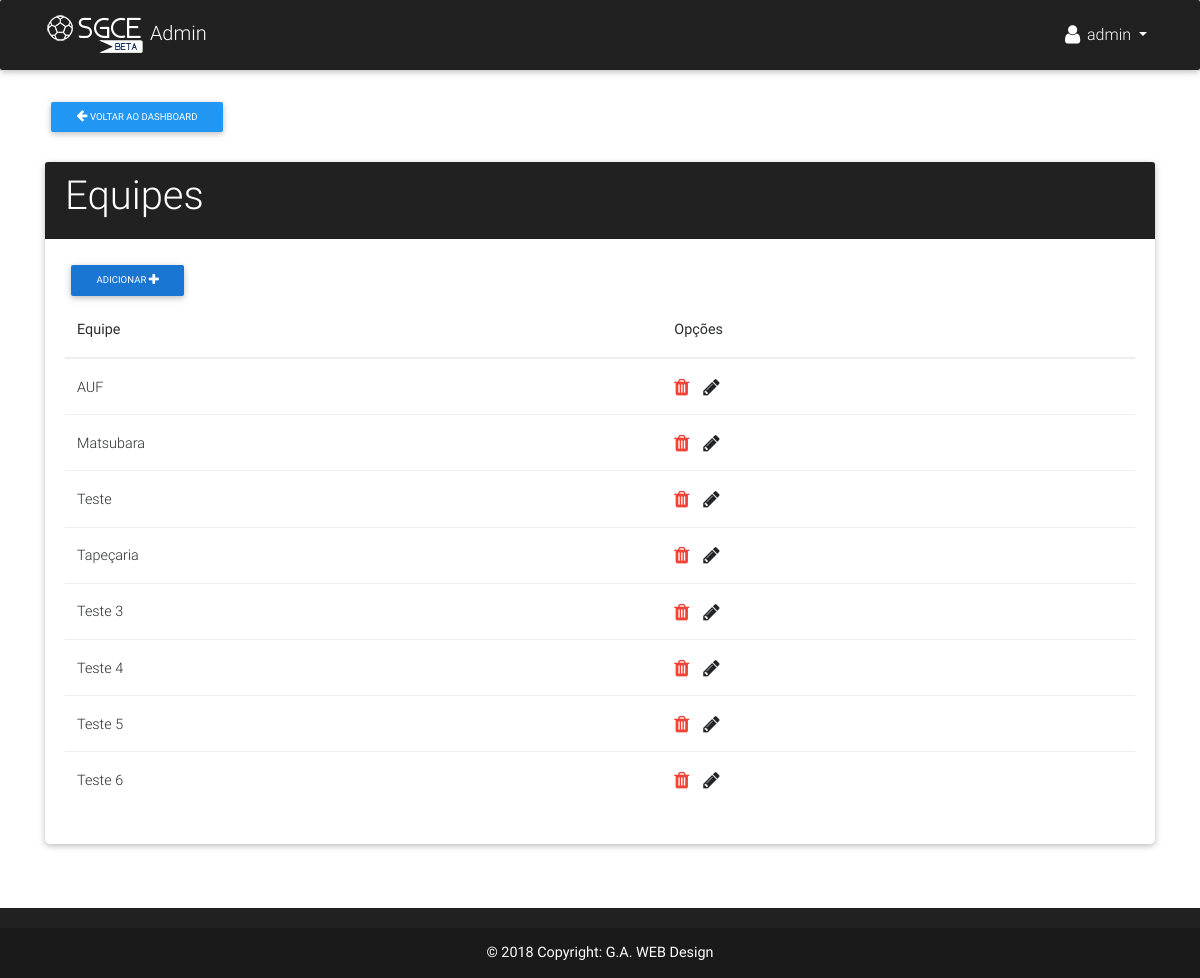
/manager/campeonatos/1/list_equipe/ (signed in), run on the app's committed database.
### app/models.py (models this page shows, shortened)
class Equipe(models.Model):
    nome = models.CharField('Nome', max_length=50)
    pontos = models.PositiveIntegerField('Pts', default=0)
    vitorias = models.PositiveIntegerField('V', default=0)
    empates = models.PositiveIntegerField('E', default=0)
    derrotas = models.PositiveIntegerField('D', default=0)
    gols_marcados = models.PositiveIntegerField('GP', default=0)
    gols_sofridos = models.PositiveIntegerField('GC', default=0)
    saldo_gols = models.PositiveIntegerField('SG', default=0)
    grupo = models.ForeignKey(Grupo, verbose_name='Grupo', null=True, blank=True)
    campeonato = models.PositiveIntegerField('Campeonato', default=0)
    emblema = models.ImageField('Emblema', upload_to='emblemas/', null=True, blank=True)
    class Meta:
        ordering = ['-pontos', '-vitorias', '-empates', '-derrotas','-saldo_gols']
    def __str__(self):
        return self.nome

### app/views.py (the view)
# urls.py: url(r'^manager/campeonatos/(?P<pk>[0-9]+)/list_equipe/$', equipe_list, name='list_equipe'),
@login_required(login_url='/manager/login/')
def equipe_list(request, pk):
    equipes = Equipe.objects.filter(campeonato=pk).order_by('pk')
    champ = get_object_or_404(Campeonato, pk=pk)
    return render(request, 'manager/read/listar_equipes.html', {'equipes':equipes, 'pk': pk, 'champ':champ})

### app/templates/manager/read/listar_equipes.html (shortened to what this page needs)
{% extends 'manager/base.html' %}
{% block content %}
<br><br>
<div class="row">
  <div class="col-lg-12">
    <a href="{% url 'manage_campeonato' pk=pk %}" class="btn btn-sm blue">
        <span class="fa fa-arrow-left"></span>
        Voltar ao dashboard
    </a>
    <div class="row justify-content-center mt-4">
      <div class="col-lg-12">
        <div class="card">
          <div class="card-header elegant-color-dark white-text">
            <h1 class="h1-responsive">Equipes</h1>
          </div>
          <div class="card-body">
            {% if equipes|length < champ.qtd_times %}
            <a href="{% url 'create_equipe' pk=pk %}" class="pull-left black-text mr-5 btn btn-blue btn-sm">
                Adicionar
                <span class="fa fa-plus fa-lg white-text"></span>
            </a>
            {% endif %}
            <div class="table-responsive">
                <table class="table">
                    <thead>
                        <th>Equipe</th>
                        <th>Opções</th>
                    </thead>
                    <tbody>
                        {% for e in equipes %}
                        <tr>
                            <td>{{e}}</td>
                            <td>
                                <a href="{% url 'equipe_remove' c=e.campeonato pk=e.pk %}">
                                    <span class="fa fa-trash fa-lg red-text"></span>
                                </a>
                                <a href="{% url 'equipe_edit' c=e.campeonato pk=e.pk %}">
                                    <span class="fa fa-pencil fa-lg"></span>
                                </a>
                            </td>
                        </tr>
                        {% endfor %}
                    </tbody>
                </table>
            </div>
          </div>
        </div>
      </div>
    </div>
  </div>
</div>
{% endblock %}

### app/templates/manager/base.html (shortened to what this page needs)
{% load static %}
<!DOCTYPE html>
<html lang="pt-br">
<head>
  <link rel="stylesheet" href="https://maxcdn.bootstrapcdn.com/font-awesome/4.7.0/css/font-awesome.min.css">
  <link href="{% static 'css/bootstrap.min.css' %}" rel="stylesheet">
  <link href="{% static 'css/mdb.min.css' %}" rel="stylesheet">
  <link href="{% static 'css/style.css' %}" rel="stylesheet">
  <link href="https://cdnjs.cloudflare.com/ajax/libs/summernote/0.8.9/summernote-lite.css" rel="stylesheet">
</head>
<body>
  <header>
    <nav class="navbar navbar-expand-lg navbar-dark elegant-color-dark fixed-top">
      <div class="container">
        <a class="navbar-brand" href="/manager/">
          <img src="{% static 'img/logo.png' %}" alt=""> Admin
        </a>
        <div class="collapse navbar-collapse" id="navbarSupportedContent">
          {% if request.user.is_authenticated %}
          <ul class="navbar-nav nav-flex-icons">
            <li class="nav-item btn-group">
              <a class="nav-link dropdown-toggle" id="navbarDropdownMenuLink" data-toggle="dropdown" aria-haspopup="true" aria-expanded="false">
                <i class="fa fa-user fa-lg"></i>
                {{ user.username }}
              </a>
            </li>
        </ul>
        {% endif %}
        </div>
      </div>
    </nav>
  </header>
  <main>
    <div class="container">
      {% block content %} {% endblock content %}
    </div>
  </main>
  <footer class="page-footer center-on-small-only elegant-color-dark">
    <div class="footer-copyright">
      <div class="container-fluid white-text">
        <strong>© 2018 Copyright: <a href="#"> G.A. WEB Design </a></strong>
      </div>
    </div>
  </footer>
</body>
</html>

### SGCE/static/css/style.css (style rules this page uses)
main { padding-top: 3rem; padding-bottom: 2rem; }
.navbar { background-color: #414a5c; }
footer.page-footer { background-color: #414a5c; margin-top: 2rem; }
.card { font-weight: 300; }

### data on the page
Equipe: nome "AUF"
Equipe: nome "Matsubara"
Equipe: nome "Teste"
Equipe: nome "Tapeçaria"
Equipe: nome "Teste 3"
Equipe: nome "Teste 4"
Equipe: nome "Teste 5"
Equipe: nome "Teste 6"

### other printed values
{{ user.username }} "admin"
